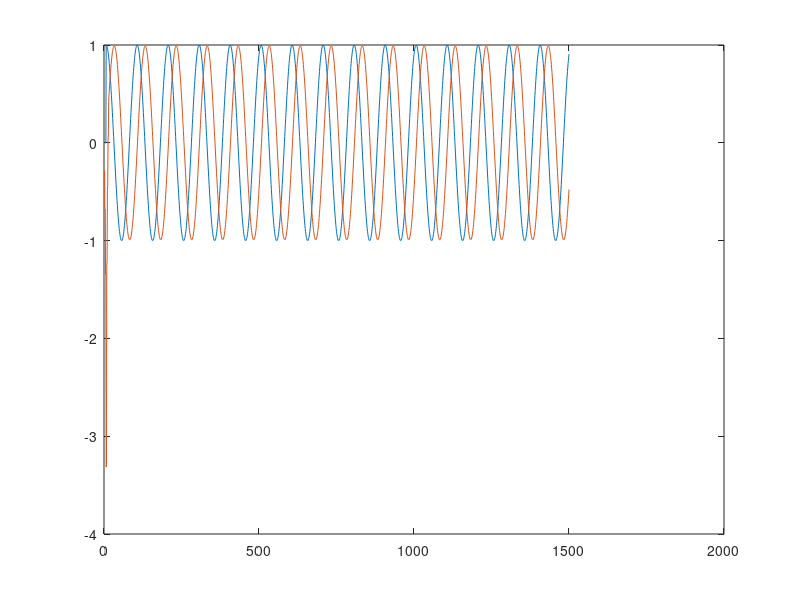

Recreate this plot in MATLAB.
pkg load communications
pkg load signal

Fs = 1000;
Ts = 1/Fs;
L = 1500;
t = (0: L-1)*Ts;

fSig = 10;
x = cos (2 * pi * fSig * t) ; 

b=[-1/7, 0, -1/5, 0, -1/3, 0, -1, 0, 1, 0, 1/3, 0, 1/5, 0, 1/7];
cntr=0;
oi=[];
oq=[];
dl=zeros(15,1)'; #'
for s = x
    dl=shift(dl,1);
    dl(1)=s;
    oi=[oi,dl(7)];
    oq=[oq,2*b*dl']; #'
endfor

plot(oi);
hold on;
plot(oq);
